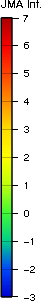
#> input picture tools/scale_jma_s_w.gif, 55 x 301 px
$ python build_assets.py
#> lines starting #> are read from the running program, lines starting #| are printed output that depends on the picture
"""Build the static assets the app ships with.

  web/data/japan.json      simplified prefecture polygons (lon/lat)
  data/prefmap.bin         352x400 raster of prefecture ids (0 = sea)
  data/legend.json         colour gradient sampled from the public NIED legend
"""
from __future__ import annotations

import io
import json
import os

import numpy as np
import requests
from PIL import Image, ImageDraw

HERE = os.path.dirname(os.path.abspath(__file__))
ROOT = os.path.dirname(HERE)
W, H = 352, 400
BASE = "http://www.kmoni.bosai.go.jp"
HEADERS = {"User-Agent": "Mozilla/5.0", "Referer": BASE + "/"}


def legend():
    path = os.path.join(HERE, "scale_jma_s_w.gif")
    if not os.path.exists(path):
        r = requests.get(f"{BASE}/data/map_img/ScaleImg/nied_jma_s_w_scale.gif", headers=HEADERS, timeout=20)
        r.raise_for_status()
        open(path, "wb").write(r.content)
    im = Image.open(path).convert("RGB")
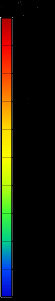
#> im: PIL image 55x301 RGB; mean R, G, B 27.9, 26, 11.7
    px = im.load()
    stops = []
    for y in range(20, 291):
        rgb = px[8, y]
        stops.append({"y": y, "v": round(7.0 * (290 - y) / 270.0, 4), "c": "#%02X%02X%02X" % rgb})
#> this loop made 271 passes
#> rgb on passes 1 to 3: (178, 0, 0), (181, 0, 0), (181, 0, 0)
#> after the loop, stops = 271 items
    with open(os.path.join(ROOT, "app", "assets", "legend.json"), "w", encoding="utf-8") as fh:
        json.dump({"top": 20, "bottom": 290, "vmax": 7.0, "stops": stops}, fh, separators=(",", ":"))
    return stops


def polygons():
#> (the run stopped early here; a loop or call above may not have finished)
